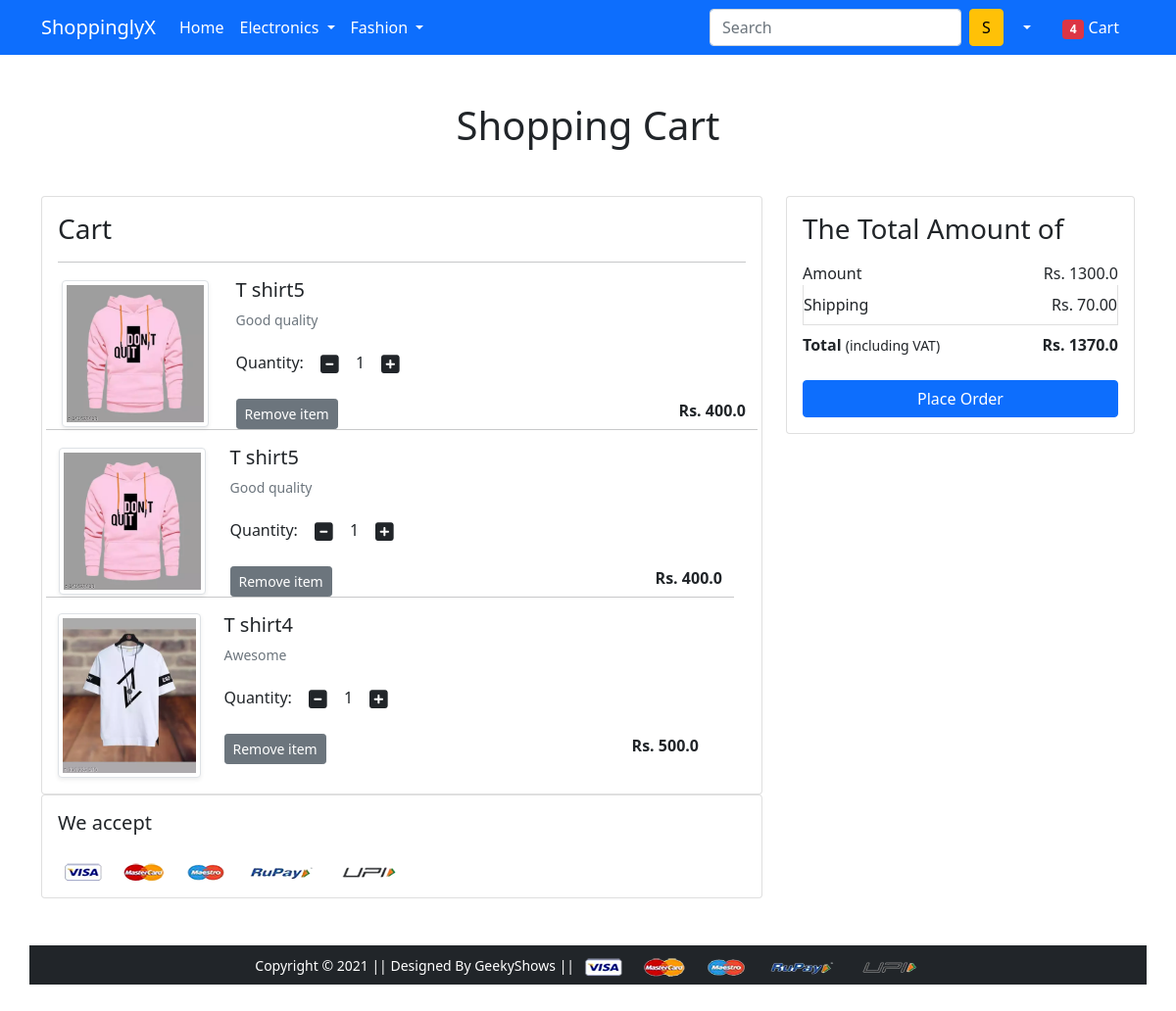
The app's page /cart/ (signed in) with its own data.
### app/models.py (models this page shows, shortened)
class Cart(models.Model):
    user = models.ForeignKey(User, on_delete=models.CASCADE)
    product = models.ForeignKey(Product, on_delete=models.CASCADE)
    quantity = models.PositiveIntegerField(default=1)
    def __str__(self):
     return str(self.id)

class Product(models.Model):
    title = models.CharField(max_length=100)
    selling_price = models.FloatField()
    discounted_price = models.FloatField()
    description = models.TextField()
    brand = models.CharField(max_length=100)
    category = models.CharField( choices=CATEGORY_CHOICES, max_length=2)
    product_image = models.ImageField(upload_to='productimg')

### app/views.py (the view)
# urls.py: path('cart/', views.show_cart, name='showcart'),
def show_cart(request):
 if request.user.is_authenticated:
  user = request.user
  cart = Cart.objects.filter(user=user)
  print(cart)
  amount = 0.0
  shipping_amount = 70.0
  total_amount = 0.0
  card_product = [p for p in Cart.objects.all() if p.user == user]
  if card_product:
   for p in card_product:
    tempamount = (p.quantity * p.product.discounted_price)
    amount += tempamount
    totalamount = amount + shipping_amount
   return render(request, 'app/addtocart.html', {'carts':cart, 'totalamount':totalamount,'amount':amount})
  else:
   return render(request,'app/emptycart.html')

### app/templates/app/addtocart.html (shortened to what this page needs)
{% extends 'app/base.html' %}
{% load static %}
{% block main-content %}
<div class="container my-5">
 <div class="row">
  <h1 class="text-center mb-5">Shopping Cart</h1>
  <div class="col-sm-8">
  <div class="card">
   <div class="card-body">
    <h3>Cart</h3>
    {% for cart in carts %}
    <hr>
    <div class="row">
     <div class="col-sm-3 text-center align-self-center"><img src="{{cart.product.product_image.url}}" alt="" srcset="" class="img-fluid img-thumbnail shadow-sm" height="150" width="150"> </div>
     <div class="col-sm-9">
      <div>
       <h5>{{cart.product.title}}</h5>
       <p class="mb-2 text-muted small">{{cart.product.description}}</p>
       <div class="my-3">
        <label for="quantity">Quantity:</label>
        <a class="minus-cart btn" pid="{{cart.product.id}}"><i class="fas fa-minus-square fa-lg"></i></a>
          <span id="quantity">{{cart.quantity}}</span>
        <a class="plus-cart btn" pid="{{cart.product.id}}"><i class="fas fa-plus-square fa-lg"></i></a>
       </div>
       <div class="d-flex justify-content-between">
        <a href="#" class="btn btn-sm btn-secondary mr-3 remove-cart" pid="{{cart.product.id}}">Remove item </a>
        <p class="mb-0"><span><strong>Rs. {{cart.product.discounted_price}}</strong></span></p>
      </div>
    </div>
   </div>
   {% endfor %}
  </div>
  </div>
  </div>
  </div>
 </div>
</div>
  <div class="col-sm-4">
   <div class="card">
    <div class="card-body">
      <h3>The Total Amount of</h3>
      <ul class="list-group">
       <li class="list-group-item d-flex justify-content-between align-items-center border-0 px-0 pb-0">Amount<span>Rs. <span id="amount">{{amount}}</span> </span></li>
       <li class="list-group-item d-flex justify-content-between align-items-center px-0">Shipping<span>Rs. 70.00</span></li>
       <li class="list-group-item d-flex justify-content-between align-items-center border-0 px-0 mb-3">
        <div>
           <strong>Total</strong> <small>(including VAT)</small>
         </div>
         <span><strong>Rs. <strong id="totalamount">{{totalamount}}</strong></strong></span>
       </li>
      </ul>
      <div class="d-grid"><a href="{% url 'checkout' %}" class="btn btn-primary">Place Order</a></div>
    </div>
   </div>
  </div>
<div class="container">
 <div class="row">
  <div class="col-sm-8">
   <div class="card">
    <div class="card-body">
      <h5 class="mb-4">We accept</h5>
      <img src="{% static 'app/images/payment.png' %}" alt="" class="img-fluid">
    </div>
  </div>
  </div>
 </div>
</div>
{% endblock main-content %}

### records on screen
Cart: product.product_image (picture), product "T shirt5", product.description "Good quality", quantity "1", product.discounted_price "400.0"
Cart: product.product_image (picture), product "T shirt5", product.description "Good quality", quantity "1", product.discounted_price "400.0"
Cart: product.product_image (picture), product "T shirt4", product.description "Awesome", quantity "1", product.discounted_price "500.0"

### other values on screen
{{ amount }} "1300.0"
{{ totalamount }} "1370.0"
